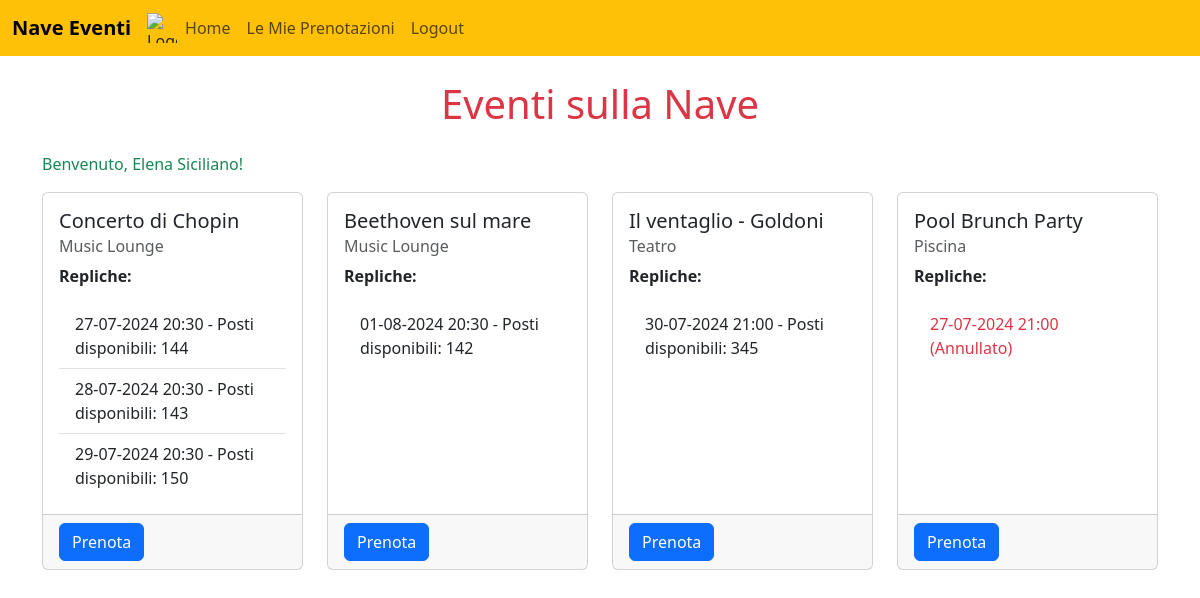
The page / (signed in) on the database its author committed.
### models.py (models this page shows)
class Evento(db.Model, SerializerMixin):
    __tablename__ = 'eventi'
    id = db.Column(db.Integer, primary_key=True)  # Chiave primaria
    locale_id = db.Column(db.Integer, db.ForeignKey('locali.id'), nullable=False)  # Chiave esterna per Locale
    nome_evento = db.Column(db.String(50), nullable=False)  # Nome dell'evento
    rel_locale = db.relationship('Locale', back_populates='rel_eventi', lazy=True)
    rel_repliche = db.relationship('Replica', back_populates='rel_evento', lazy=True)
    serialize_rules = ('-rel_locale.rel_eventi', '-rel_repliche.rel_evento')

class Locale(db.Model, SerializerMixin):
    __tablename__ = 'locali'
    id = db.Column(db.Integer, primary_key=True)  # Chiave primaria
    nome_locale = db.Column(db.String(50), nullable=False)  # Nome del locale
    luogo = db.Column(db.String(100), nullable=False)  # Luogo
    posti = db.Column(db.Integer, nullable=False)  # Numero di posti
    rel_eventi = db.relationship('Evento', back_populates='rel_locale', lazy=True)
    serialize_rules = ('-rel_eventi.rel_locale',)

class Replica(db.Model, SerializerMixin):
    __tablename__ = 'repliche'
    id = db.Column(db.Integer, primary_key=True)  # Chiave primaria
    evento_id = db.Column(db.Integer, db.ForeignKey('eventi.id'), nullable=False)  # Chiave esterna per Evento
    data_ora = db.Column(db.DateTime, nullable=False)  # Data e ora della replica
    annullato = db.Column(db.Boolean, default=False)  # Stato di annullamento
    rel_evento = db.relationship('Evento', back_populates='rel_repliche', lazy=True)
    rel_prenotazioni = db.relationship('Prenotazione', back_populates='rel_replica', lazy=True)
    serialize_rules = ('-rel_evento.rel_repliche', '-rel_prenotazioni.rel_replica')

### app.py (the view)
@app.route('/')
def index():
    eventi = Evento.query.all()
    eventi_data = []
    for evento in eventi:
        repliche_data = []
        for replica in evento.rel_repliche:
            posti_prenotati = db.session.query(func.sum(Prenotazione.quantita)).filter_by(replica_id=replica.id).scalar() or 0
            posti_disponibili = evento.rel_locale.posti - posti_prenotati
            repliche_data.append({
                'id': replica.id,
                'data_ora': replica.data_ora,
                'annullato': replica.annullato,
                'posti_disponibili': posti_disponibili
            })
        eventi_data.append({
            'id': evento.id,
            'nome_evento': evento.nome_evento,
            'locale': evento.rel_locale.nome_locale,
            'repliche': repliche_data
        })
    return render_template('index.html', eventi=eventi_data)

### templates/index.html (shortened to what this page needs)
{% extends "base.html" %}
{% block content %}
<h1 class="mb-4 text-danger text-center">Eventi sulla Nave</h1>
{% if session.get('user_id') %}
    <p class="text-success">Benvenuto, {{ session.get('user_name') }}!</p>
{% else %}
    <p class="text-info">Non sei loggato. <a class="text-danger" href="{{ url_for('login') }}">Accedi</a> per prenotare.</p>
{% endif %}
<div class="row row-cols-1 row-cols-md-4 g-4">
    {% for evento in eventi %}
    <div class="col">
        <div class="card h-100">
            <div class="card-body">
                <h5 class="card-title">{{ evento.nome_evento }}</h5>
                <h6 class="card-subtitle mb-2 text-muted">{{ evento.locale }}</h6>
                <p class="card-text"><strong>Repliche:</strong></p>
                <ul class="list-group list-group-flush">
                    {% for replica in evento.repliche %}
                    <li class="list-group-item {% if replica.annullato %}text-danger{% endif %}">
                        {{ replica.data_ora.strftime('%d-%m-%Y %H:%M') }}
                        {% if replica.annullato %}
                            (Annullato)
                        {% else %}
                            - Posti disponibili: {{ replica.posti_disponibili }}
                        {% endif %}
                    </li>
                    {% endfor %}
                </ul>
            </div>
            {% if session.get('user_id') %}
            <div class="card-footer">
                <a href="{{ url_for('repliche', evento_id=evento.id) }}" class="btn btn-primary">Prenota</a>
            </div>
            {% endif %}
        </div>
    </div>
    {% endfor %}
</div>
{% endblock %}

### static/stile/style.css (style rules this page uses)
body { background-image: url('https://www.italiachecambia.org/wp-content/uploads/2024/02/navi-da-crociera-icon.jpg'); background-size: cover; }

### rows shown on the page
Evento: nome_evento "Concerto di Chopin"
Locale: locale "Music Lounge" "Music Lounge"
Replica: data_ora "27-07-2024 20:30"
Replica: data_ora "28-07-2024 20:30"
Replica: data_ora "29-07-2024 20:30"
Evento: nome_evento "Beethoven sul mare"
Replica: data_ora "01-08-2024 20:30"
Evento: nome_evento "Il ventaglio - Goldoni"
Locale: locale "Teatro"
Replica: data_ora "30-07-2024 21:00"
Evento: nome_evento "Pool Brunch Party"
Locale: locale "Piscina"
Replica: data_ora "27-07-2024 21:00"

### other values the page prints
{{ session.get('user_name') }} "Elena Siciliano"
{{ replica.posti_disponibili }} "144" "143" "150" "142" "345"
